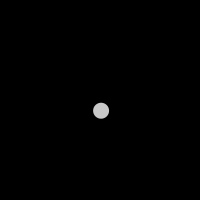
Frame 1 (no input)
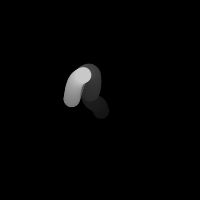
Frame 60 (the mouse pressed at the canvas centre just before this capture)
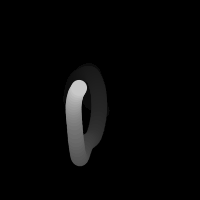
Frame 120 (the mouse held since frame 60 and released just before this capture)

The Processing sketch that drew these frames (run headless with seeded random() and noise(); from frame 60 on, the mouse is pressed at the canvas centre):

// Processing sketch: sketch_2_5
// ── sketch_2_5.pde

/* Daniel Shiffman
 some  lines added by Antoine Moghaddar(s1880241) and Sven Bormans(s2154900)
 The Nature of Code
 http://natureofcode.com
 */

//define variables
float xoff = 0.24;
float yoff = 0.1;
float xincrement = 0.01; 
float yincrement = 0.02;

void setup() {
  size(200, 200);
  background(0);
  noStroke();
}

void draw() {

  // Create an alpha blended background
  fill(0, 10);
  rect(0, 0, width, height);

  // Get a noise value based on xoff and scale it according to the window's width
  float n = noise(xoff)*width;
  float i = noise(yoff)*height;

  // With each cycle, increment xoff
  xoff += xincrement;
  yoff+= yincrement;

  // Draw the ellipse at the value produced by perlin noise
  fill(200);
  ellipse(n, i, 16, 16);
}
